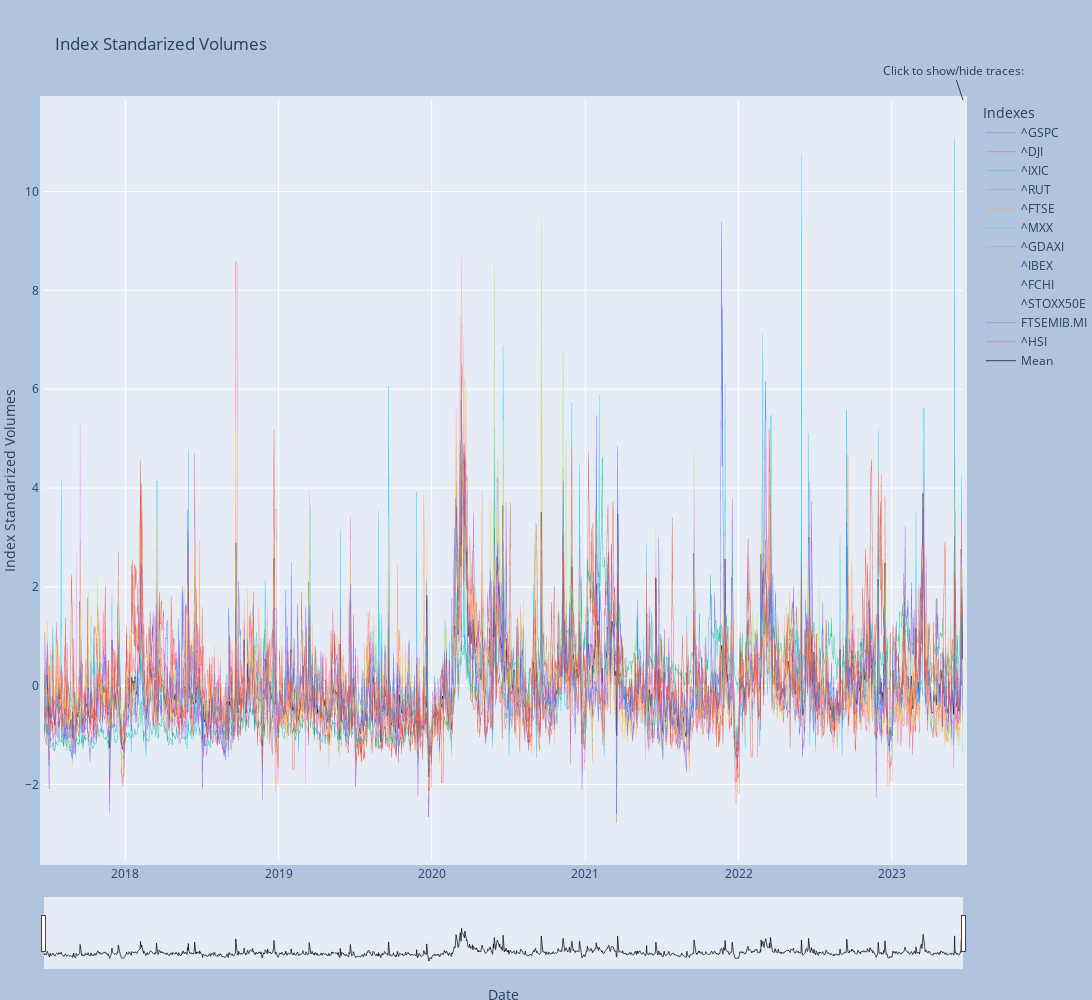

Notebook code for this chart:
### Markdown cell above
<font color= 'black'> Standarized volumes $V_t$ for indexes symbols displayed in notebook and embed in html [`Plotly-web-app`](https://htmlpreview.github.io/?https://github.com/EstebanMqz/Optimized_Indexes_Forecasts/blob/main/HTML/Standarized_Volumes.html).

### Code cell
mod[2].plotly_chart(adjindex, indexes, "HTML/Standarized_Volumes.html", "Index Standarized Volumes", "Indexes")

### Figure 1 — Plotly figure (JSON) as saved in the notebook; plotly's stock layout.template omitted (floating-point values rounded to 4 significant figures; data arrays with more than 128 entries replaced by an {"elided": "..."} marker saying what was removed)
{"data": [{"legendgroup": "^GSPC", "line": {"color": "#636efa", "dash": "solid", "width": 0.4}, "marker": {"symbol": "circle"}, "mode": "lines", "name": "^GSPC", "showlegend": true, "type": "scattergl", "x": {"elided": "1551 str values"}, "xaxis": "x", "y": {"elided": "1551 float values"}, "yaxis": "y"}, {"legendgroup": "^DJI", "line": {"color": "#EF553B", "dash": "solid", "width": 0.4}, "marker": {"symbol": "circle"}, "mode": "lines", "name": "^DJI", "showlegend": true, "type": "scattergl", "x": {"elided": "1551 str values"}, "xaxis": "x", "y": {"elided": "1551 float values"}, "yaxis": "y"}, {"legendgroup": "^IXIC", "line": {"color": "#00cc96", "dash": "solid", "width": 0.4}, "marker": {"symbol": "circle"}, "mode": "lines", "name": "^IXIC", "showlegend": true, "type": "scattergl", "x": {"elided": "1551 str values"}, "xaxis": "x", "y": {"elided": "1551 float values"}, "yaxis": "y"}, {"legendgroup": "^RUT", "line": {"color": "#ab63fa", "dash": "solid", "width": 0.4}, "marker": {"symbol": "circle"}, "mode": "lines", "name": "^RUT", "showlegend": true, "type": "scattergl", "x": {"elided": "1551 str values"}, "xaxis": "x", "y": {"elided": "1551 float values"}, "yaxis": "y"}, {"legendgroup": "^FTSE", "line": {"color": "#FFA15A", "dash": "solid", "width": 0.4}, "marker": {"symbol": "circle"}, "mode": "lines", "name": "^FTSE", "showlegend": true, "type": "scattergl", "x": {"elided": "1551 str values"}, "xaxis": "x", "y": {"elided": "1551 float values"}, "yaxis": "y"}, {"legendgroup": "^MXX", "line": {"color": "#19d3f3", "dash": "solid", "width": 0.4}, "marker": {"symbol": "circle"}, "mode": "lines", "name": "^MXX", "showlegend": true, "type": "scattergl", "x": {"elided": "1551 str values"}, "xaxis": "x", "y": {"elided": "1551 float values"}, "yaxis": "y"}, {"legendgroup": "^GDAXI", "line": {"color": "#FF6692", "dash": "solid", "width": 0.4}, "marker": {"symbol": "circle"}, "mode": "lines", "name": "^GDAXI", "showlegend": true, "type": "scattergl", "x": {"elided": "1551 str values"}, "xaxis": "x", "y": {"elided": "1551 float values"}, "yaxis": "y"}, {"legendgroup": "^IBEX", "line": {"color": "#B6E880", "dash": "solid", "width": 0.4}, "marker": {"symbol": "circle"}, "mode": "lines", "name": "^IBEX", "showlegend": true, "type": "scattergl", "x": {"elided": "1551 str values"}, "xaxis": "x", "y": {"elided": "1551 float values"}, "yaxis": "y"}, {"legendgroup": "^FCHI", "line": {"color": "#FF97FF", "dash": "solid", "width": 0.4}, "marker": {"symbol": "circle"}, "mode": "lines", "name": "^FCHI", "showlegend": true, "type": "scattergl", "x": {"elided": "1551 str values"}, "xaxis": "x", "y": {"elided": "1551 float values"}, "yaxis": "y"}, {"legendgroup": "^STOXX50E", "line": {"color": "#FECB52", "dash": "solid", "width": 0.4}, "marker": {"symbol": "circle"}, "mode": "lines", "name": "^STOXX50E", "showlegend": true, "type": "scattergl", "x": {"elided": "1551 str values"}, "xaxis": "x", "y": {"elided": "1551 float values"}, "yaxis": "y"}, {"legendgroup": "FTSEMIB.MI", "line": {"color": "#636efa", "dash": "solid", "width": 0.4}, "marker": {"symbol": "circle"}, "mode": "lines", "name": "FTSEMIB.MI", "showlegend": true, "type": "scattergl", "x": {"elided": "1551 str values"}, "xaxis": "x", "y": {"elided": "1551 float values"}, "yaxis": "y"}, {"legendgroup": "^HSI", "line": {"color": "#EF553B", "dash": "solid", "width": 0.4}, "marker": {"symbol": "circle"}, "mode": "lines", "name": "^HSI", "showlegend": true, "type": "scattergl", "x": {"elided": "1551 str values"}, "xaxis": "x", "y": {"elided": "1551 float values"}, "yaxis": "y"}, {"line": {"color": "black", "width": 0.7}, "mode": "lines", "name": "Mean", "type": "scatter", "x": {"elided": "1551 str values"}, "y": {"elided": "1551 float values"}}], "layout": {"annotations": [{"font": {"size": 12}, "showarrow": true, "text": "Click to show/hide traces:", "x": 1, "xref": "paper", "y": 1, "yref": "paper"}], "clickmode": "event+select", "height": 1000, "hoverlabel": {"bgcolor": "white", "font": {"family": "Rockwell", "size": 10}}, "hovermode": "x unified", "legend": {"title": {"text": "Indexes"}, "tracegroupgap": 0}, "margin": {"b": 0, "l": 0, "pad": 4, "r": 50, "t": 100}, "paper_bgcolor": "LightSteelBlue", "title": {"text": "Index Standarized Volumes"}, "width": 1500, "xaxis": {"anchor": "y", "domain": [0, 1], "range": ["2017-06-21T00:00:00", "2023-06-20"], "rangeslider": {"thickness": 0.08, "visible": true}, "title": {"text": "Date"}}, "yaxis": {"anchor": "x", "domain": [0, 1], "title": {"text": "Index Standarized Volumes"}}}}
